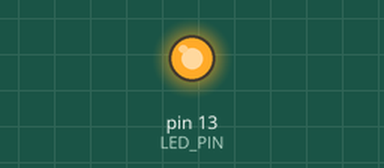
Bench run of a sketch on a simulated Arduino Uno, built with avr-gcc and run on an emulated ATmega328P. On the bench: output pins drawn as LEDs (lit = HIGH).

Above: at 0.1 s.
Timing chart, 0 to 1.6 s (numbered marks = the images above):
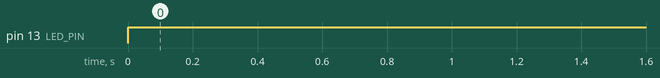

Measured:
- by itself, pin 13 (LED_PIN): LOW → HIGH at 0.00 s

The sketch:

teensy-template_whatif.ino
```cpp
#include <Arduino.h>

const int LED_PIN = 13;

int main()
{
    pinMode(LED_PIN,OUTPUT);

    while(true)
    {
        digitalWrite(LED_PIN,!digitalRead(LED_PIN));
        delay(500);
    }

    return 0;
}
```
